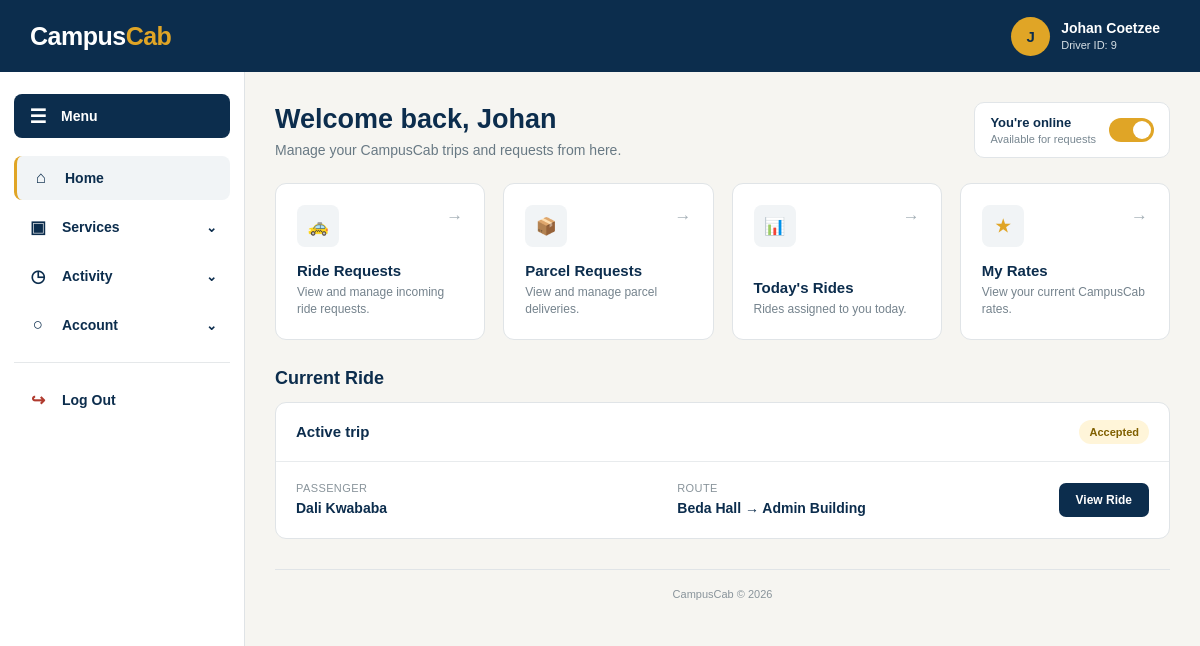
The app's page /driver_dashboard.php (signed in) with its own data.
### tables this page shows
CREATE TABLE `driver` (
  `DriverID` int(11) NOT NULL,
  `DriverFname` varchar(50) NOT NULL,
  `DriverLname` varchar(50) NOT NULL,
  `DriverEmail` varchar(50) NOT NULL,
  `DriverPhoneNo` varchar(15) NOT NULL,
  `driverAccount_Status` enum('Pending','Active','Inactive','Rejected') DEFAULT 'Pending',
  `rejection_reason` varchar(255) DEFAULT NULL,
  `licence_number` varchar(30) NOT NULL,
  `availability_status` enum('Available','Unavailable') DEFAULT 'Unavailable',
  `password` varchar(255) NOT NULL DEFAULT '',
  `profile_picture` varchar(225) NOT NULL
);

CREATE TABLE `ride` (
  `rideID` int(11) NOT NULL,
  `studentID` int(11) DEFAULT NULL,
  `staffID` int(11) DEFAULT NULL,
  `requester_type` enum('Student','Staff') NOT NULL DEFAULT 'Student',
  `request_type` enum('Ride','Parcel') NOT NULL DEFAULT 'Ride',
  `parcel_details` varchar(255) DEFAULT NULL,
  `DriverID` int(11) DEFAULT NULL,
  `pickup_address` varchar(250) DEFAULT NULL,
  `pickup_latitude` decimal(10,7) DEFAULT NULL,
  `pickup_longitude` decimal(10,7) DEFAULT NULL,
  `destination_address` varchar(250) DEFAULT NULL,
  `destination_latitude` decimal(10,7) DEFAULT NULL,
  `destination_longitude` decimal(10,7) DEFAULT NULL,
  `requested_at` datetime DEFAULT NULL,
  `accepted_at` datetime DEFAULT NULL,
  `started_at` datetime DEFAULT NULL,
  `Completed_at` datetime DEFAULT NULL,
  `ride_status` enum('Requested','Accepted','Driver Arriving','In Progress','Completed','Cancelled') DEFAULT 'Requested',
  `cancellation_reason` varchar(255) DEFAULT NULL,
  `cancelled_at` datetime DEFAULT NULL,
  `estimated_distance_km` decimal(6,2) DEFAULT NULL,
  `estimated_duration_min` int(11) DEFAULT NULL,
  `estimated_price` decimal(8,2) DEFAULT NULL,
  `driver_earning` double NOT NULL,
  `campus_commission` double NOT NULL
);

CREATE TABLE `student` (
  `studentID` int(11) NOT NULL,
  `studentNumber` varchar(9) DEFAULT NULL,
  `studentFname` varchar(50) NOT NULL,
  `studentLname` varchar(50) NOT NULL,
  `studentEmail` varchar(50) NOT NULL,
  `studentPhoneNo` varchar(15) NOT NULL,
  `studentAccount_status` enum('Active','Inactive') DEFAULT 'Active',
  `studentPwd` varchar(255) NOT NULL,
  `verification_token` varchar(64) DEFAULT NULL,
  `token_expiry` datetime DEFAULT NULL,
  `email_verified` tinyint(1) NOT NULL DEFAULT 0
);

### driver_dashboard.php (the view, shortened to what this page needs)
<?php
include_once __DIR__ . '/db_connect.php';
$driverID = (int)($_SESSION['driver_id'] ?? 0);
$driverFirstName = 'Driver';
$driverFullName = 'Driver';
$availabilityStatus = 'Unavailable';
if ($driverID > 0) {
    $stmt = $conn->prepare("
        SELECT
            DriverID,
            DriverFname,
            DriverLname,
            availability_status
        FROM driver
        WHERE DriverID = ?
        LIMIT 1
    ");
    if ($stmt) {
        $stmt->bind_param("i", $driverID);
        $stmt->execute();
        $result = $stmt->get_result();
        if ($row = $result->fetch_assoc()) {
            $driverID = (int)$row['DriverID'];
            $driverFirstName = trim(
                $row['DriverFname'] ?? 'Driver'
            );
            $driverFullName = trim(
                ($row['DriverFname'] ?? '') . ' ' .
                ($row['DriverLname'] ?? '')
            );
            $availabilityStatus =
                $row['availability_status'] ?? 'Unavailable';
        }
    }
}
$isAvailable =
    strtolower(trim($availabilityStatus)) === 'available';
$currentRide = null;
if ($driverID > 0) {
    $stmt = $conn->prepare("
        SELECT
            r.rideID,
            r.pickup_address,
            r.destination_address,
            r.ride_status,
            r.studentID,
            r.staffID,
            r.requested_at,
            s.StudentFname,
            s.StudentLname
        FROM ride r
        LEFT JOIN student s
            ON r.studentID = s.studentID
        WHERE r.DriverID = ?
        AND r.ride_status IN ('Accepted', 'In Progress')
        ORDER BY r.requested_at DESC
        LIMIT 1
    ");
    if ($stmt) {
        $stmt->bind_param("i", $driverID);
        $stmt->execute();
        $result = $stmt->get_result();
        if ($row = $result->fetch_assoc()) {
            $currentRide = $row;
        }
    }
}
$passengerName = 'Passenger';
if ($currentRide) {
    $passengerName = trim(
        ($currentRide['StudentFname'] ?? '') . ' ' .
        ($currentRide['StudentLname'] ?? '')
    );
}
?>
<!DOCTYPE html>
<html lang="en">
<head>
</head>
<body>
<header class="site-header">
    <div class="header-inner">
        <a
            href="driver_dashboard.php"
            class="brand"
        >
            <span class="brand-campus">Campus</span><span class="brand-cab">Cab</span>
        </a>
        <a
            href="driver_profile.php"
            class="driver-profile"
        >
            <div class="profile-avatar">
                <?php
                echo htmlspecialchars(
                    strtoupper(
                        substr($driverFirstName, 0, 1)
                    )
                );
                ?>
            </div>
            <div class="profile-info">
                <span class="profile-name">
                    <?php
                    echo htmlspecialchars($driverFullName);
                    ?>
                </span>
                <span class="profile-role">
                    Driver ID:
                    <?php
                    echo htmlspecialchars((string)$driverID);
                    ?>
                </span>
            </div>
        </a>
    </div>
</header>
<div class="page-layout">
    <aside
        class="sidebar"
        id="sidebar"
    >
        <button
            class="menu-toggle"
            type="button"
            onclick="toggleSidebar()"
        >
            <span class="hamburger">
                ☰
            </span>
            <span class="menu-label">
                Menu
            </span>
        </button>
        <div class="nav-item">
            <a
                href="driver_dashboard.php"
                class="nav-link active"
            >
                <span class="nav-icon">
                    ⌂
                </span>
                <span class="nav-text">
                    Home
                </span>
            </a>
        </div>
        <div class="nav-parent">
            <button
                class="nav-parent-button"
                type="button"
                onclick="toggleSubmenu(this)"
            >
                <span class="nav-icon">
                    ▣
                </span>
                <span class="nav-text">
                    Services
                </span>
                <span class="arrow">
                    ⌄
                </span>
            </button>
        </div>
        <div class="nav-parent">
            <button
                class="nav-parent-button"
                type="button"
                onclick="toggleSubmenu(this)"
            >
                <span class="nav-icon">
                    ◷
                </span>
                <span class="nav-text">
                    Activity
                </span>
                <span class="arrow">
                    ⌄
                </span>
            </button>
        </div>
        <div class="nav-parent">
            <button
                class="nav-parent-button"
                type="button"
                onclick="toggleSubmenu(this)"
            >
                <span class="nav-icon">
                    ○
                </span>
                <span class="nav-text">
                    Account
                </span>
                <span class="arrow">
                    ⌄
                </span>
            </button>
        </div>
        <div class="nav-item logout-link">
            <a
                href="logout.php"
                class="nav-link"
            >
                <span class="nav-icon">
                    ↪
                </span>
                <span class="nav-text">
                    Log Out
                </span>
            </a>
        </div>
    </aside>
    <main class="main-content">
        <div class="content-container">
            <div class="welcome-row">
                <div class="welcome-text">
                    <h1>
                        Welcome back,
                        <?php
                        echo htmlspecialchars($driverFirstName);
                        ?>
                    </h1>
                    <p>
                        Manage your CampusCab trips and requests from here.
                    </p>
                </div>
                <div class="availability-card">
                    <div class="availability-text">
                        <strong id="availabilityTitle">
                            <?php
                            echo $isAvailable
                                ? "You're online"
                                : "You're offline";
                            ?>
                        </strong>
                        <span id="availabilityDescription">
                            <?php
                            echo $isAvailable
                                ? "Available for requests"
                                : "Not receiving requests";
                            ?>
                        </span>
                    </div>
                    <label class="switch">
                        <span class="slider"></span>
                    </label>
                </div>
            </div>
            <div class="cards-grid">
                <a
                    href="driver_ride_requests.php"
                    class="dashboard-card"
                >
                    <div class="card-top">
                        <div class="card-icon">
                            🚕
                        </div>
                        <span class="card-arrow">
                            →
                        </span>
                    </div>
                    <div>
                        <h3>
                            Ride Requests
                        </h3>
                        <p>
                            View and manage incoming ride requests.
                        </p>
                    </div>
                </a>
                <a
                    href="driver_parcel_requests.php"
                    class="dashboard-card"
                >
                    <div class="card-top">
                        <div class="card-icon">
                            📦
                        </div>
                        <span class="card-arrow">
                            →
                        </span>
                    </div>
                    <div>
                        <h3>
                            Parcel Requests
                        </h3>
                        <p>
                            View and manage parcel deliveries.
                        </p>
                    </div>
                </a>
                <a
                    href="today_rides.php"
                    class="dashboard-card"
                >
                    <div class="card-top">
                        <div class="card-icon">
                            📊
                        </div>
                        <span class="card-arrow">
                            →
                        </span>
                    </div>
                    <div>
                        <h3>
                            Today's Rides
                        </h3>
                        <p>
                            Rides assigned to you today.
                        </p>
                    </div>
                </a>
                <a
                    href="my_rates.php"
                    class="dashboard-card"
                >
                    <div class="card-top">
                        <div
                            class="card-icon"
                            style="color: #e0a526;"
                        >
                            ★
                        </div>
                        <span class="card-arrow">
                            →
                        </span>
                    </div>
                    <div>
                        <h3>
                            My Rates
                        </h3>
                        <p>
                            View your current CampusCab rates.
                        </p>
                    </div>
                </a>
            </div>
            <section>
                <h2 class="section-title">
                    Current Ride
                </h2>
                <div class="current-ride">
                    <?php if ($currentRide): ?>
                        <div class="ride-header">
                            <h3>
                                Active trip
                            </h3>
                            <span class="status-badge">
                                <?php
                                echo htmlspecialchars(
                                    $currentRide['ride_status']
                                );
                                ?>
                            </span>
                        </div>
                        <div class="ride-body">
                            <div class="ride-detail">
                                <label>
                                    Passenger
                                </label>
                                <strong>
                                    <?php
                                    echo htmlspecialchars(
                                        $passengerName
                                    );
                                    ?>
                                </strong>
                            </div>
                            <div class="ride-detail">
                                <label>
                                    Route
                                </label>
                                <strong>
                                    <?php
                                    echo htmlspecialchars(
                                        $currentRide['pickup_address']
                                    );
                                    ?>
                                    →
                                    <?php
                                    echo htmlspecialchars(
                                        $currentRide['destination_address']
                                    );
                                    ?>
                                </strong>
                            </div>
                            <a
                                href="verify_passenger.php?rideID=<?php echo (int)$currentRide['rideID']; ?>"
                                class="view-ride"
                            >
                                View Ride
                            </a>
                        </div>
                    <?php else: ?>
                        <div class="no-ride">
                            You currently have no active rides.
                        </div>
                    <?php endif; ?>
                </div>
            </section>
            <footer>
                CampusCab &copy;
                <?php echo date('Y'); ?>
            </footer>
        </div>
    </main>
</div>
</body>
</html>

### records on screen
driver: DriverFname "J", driverFullName "Johan Coetzee", DriverID "9", DriverFname "Johan"
ride: ride_status "Accepted", studentID.studentLname "Dali Kwababa", pickup_address "Beda Hall", destination_address "Admin Building"
